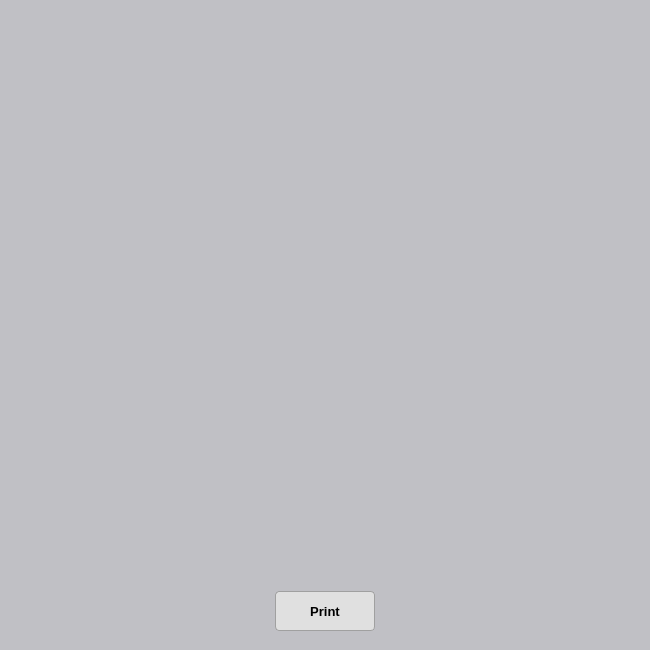
<?xml version="1.0" encoding="UTF-8"?>
<ui version="4.0">
 <class>MainWindow</class>
 <widget class="QMainWindow" name="MainWindow">
  <property name="geometry">
   <rect>
    <x>0</x>
    <y>0</y>
    <width>650</width>
    <height>650</height>
   </rect>
  </property>
  <property name="windowTitle">
   <string>MainWindow</string>
  </property>
  <property name="styleSheet">
   <string notr="true">QWidget {
                background-color: #c0c0c5;
                color: #000000;
                font-family: &quot;Segoe UI&quot;, &quot;Arial&quot;, sans-serif;
                font-size: 10pt;
                }

                QScrollArea {
                border: none;
                }

                QLabel {
                color: #000000;
                font-weight: 500;
                }

                QLineEdit {
                background-color: #e0e0e0;
                border: 1px solid #bbbbbb;
                border-radius: 6px;
                padding: 5px 8px;
                color: #000000;
                selection-background-color: #a0aaff;
                selection-color: #ffffff;
                }

                QLineEdit:focus {
                border: 1px solid #4a90e2;
                }

                QPushButton {
                background-color: #e0e0e0;
                color: #000000;
                border: 1px solid #a0a0a0;
                border-radius: 4px;
                padding: 5px 10px;
                font-weight: 500;
                }

                QPushButton:hover {
                background-color: #d6d6d6;
                }

                QPushButton:pressed {
                background-color: #c0c0c0;
                }
            </string>
  </property>
  <widget class="QWidget" name="centralwidget">
   <layout class="QVBoxLayout" name="verticalLayout_2">
    <item>
     <layout class="QVBoxLayout" name="verticalLayout">
      <property name="spacing">
       <number>10</number>
      </property>
      <property name="leftMargin">
       <number>10</number>
      </property>
      <property name="topMargin">
       <number>10</number>
      </property>
      <property name="rightMargin">
       <number>10</number>
      </property>
      <property name="bottomMargin">
       <number>10</number>
      </property>
      <item>
       <widget class="QScrollArea" name="scrollArea">
        <property name="widgetResizable">
         <bool>true</bool>
        </property>
        <widget class="QWidget" name="scrollAreaWidgetContents">
         <property name="geometry">
          <rect>
           <x>0</x>
           <y>0</y>
           <width>612</width>
           <height>560</height>
          </rect>
         </property>
         <layout class="QVBoxLayout" name="verticalLayout_3">
          <property name="spacing">
           <number>0</number>
          </property>
          <property name="leftMargin">
           <number>0</number>
          </property>
          <property name="topMargin">
           <number>0</number>
          </property>
          <property name="rightMargin">
           <number>0</number>
          </property>
          <property name="bottomMargin">
           <number>0</number>
          </property>
          <item>
           <layout class="QVBoxLayout" name="empRowsLayout">
            <property name="spacing">
             <number>0</number>
            </property>
            <property name="leftMargin">
             <number>0</number>
            </property>
            <property name="topMargin">
             <number>0</number>
            </property>
            <property name="rightMargin">
             <number>0</number>
            </property>
            <property name="bottomMargin">
             <number>0</number>
            </property>
           </layout>
          </item>
         </layout>
        </widget>
       </widget>
      </item>
      <item>
       <layout class="QHBoxLayout" name="horizontalLayout">
        <item>
         <widget class="QPushButton" name="btnPrint">
          <property name="sizePolicy">
           <sizepolicy hsizetype="Fixed" vsizetype="Fixed">
            <horstretch>0</horstretch>
            <verstretch>0</verstretch>
           </sizepolicy>
          </property>
          <property name="minimumSize">
           <size>
            <width>100</width>
            <height>40</height>
           </size>
          </property>
          <property name="toolTip">
           <string>Generate Accuracy Reports</string>
          </property>
          <property name="styleSheet">
           <string notr="true"/>
          </property>
          <property name="text">
           <string>Print</string>
          </property>
         </widget>
        </item>
       </layout>
      </item>
     </layout>
    </item>
   </layout>
  </widget>
 </widget>
 <resources/>
 <connections/>
</ui>
